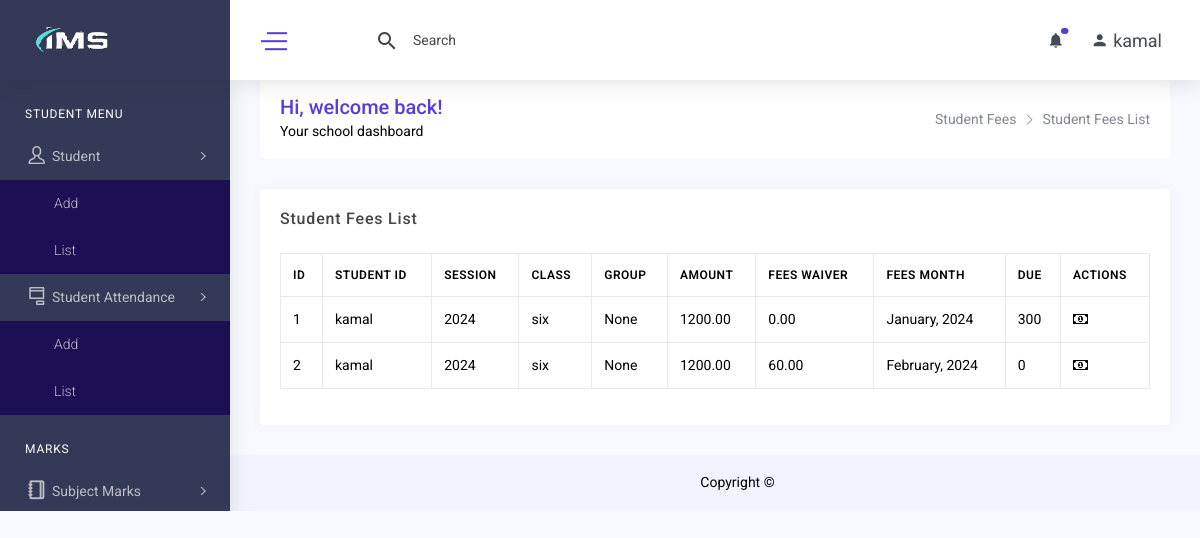
The page /student_fees_list.php (signed in) on the database its author committed.
### tables this page shows
CREATE TABLE `student_fees` (
  `id` int(11) NOT NULL,
  `student_id` varchar(255) DEFAULT NULL,
  `session_id` int(11) DEFAULT NULL,
  `class_id` int(11) DEFAULT NULL,
  `group_id` int(11) DEFAULT NULL,
  `amount` decimal(10,2) DEFAULT NULL,
  `total_amount` int(11) NOT NULL,
  `discount` decimal(10,2) DEFAULT NULL,
  `pay` decimal(10,2) NOT NULL DEFAULT 0.00,
  `fees_month` int(11) DEFAULT NULL,
  `fees_year` year(4) DEFAULT NULL,
  `created_at` datetime DEFAULT NULL,
  `created_by` int(11) DEFAULT NULL,
  `updated_at` datetime DEFAULT NULL,
  `updated_by` int(11) DEFAULT NULL,
  `deleted_at` datetime DEFAULT NULL
);

CREATE TABLE `student` (
  `id` int(11) NOT NULL,
  `name` varchar(255) DEFAULT NULL,
  `father_name` varchar(255) DEFAULT NULL,
  `mother_name` varchar(255) DEFAULT NULL,
  `email` varchar(255) DEFAULT NULL,
  `contact` varchar(255) DEFAULT NULL,
  `photo` varchar(255) DEFAULT NULL,
  `username` varchar(255) DEFAULT NULL,
  `password` varchar(255) DEFAULT NULL,
  `created_at` datetime DEFAULT NULL,
  `created_by` int(11) DEFAULT NULL,
  `updated_at` datetime DEFAULT NULL,
  `updated_by` int(11) DEFAULT NULL,
  `deleted_at` datetime DEFAULT NULL
);

CREATE TABLE `session` (
  `id` int(11) NOT NULL,
  `session` varchar(255) DEFAULT NULL,
  `created_at` datetime DEFAULT NULL,
  `created_by` int(11) DEFAULT NULL,
  `updated_at` datetime DEFAULT NULL,
  `updated_by` int(11) DEFAULT NULL,
  `deleted_at` datetime DEFAULT NULL
);

CREATE TABLE `class` (
  `id` int(11) NOT NULL,
  `class` varchar(255) DEFAULT NULL,
  `created_at` datetime DEFAULT NULL,
  `created_by` int(11) DEFAULT NULL,
  `updated_at` datetime DEFAULT NULL,
  `updated_by` int(11) DEFAULT NULL,
  `deleted_at` datetime DEFAULT NULL
);

CREATE TABLE `group` (
  `id` int(11) NOT NULL,
  `group` varchar(255) DEFAULT NULL,
  `created_at` datetime DEFAULT NULL,
  `created_by` int(11) DEFAULT NULL,
  `updated_at` datetime DEFAULT NULL,
  `updated_by` int(11) DEFAULT NULL,
  `deleted_at` datetime DEFAULT NULL
);

### class/crud.php (called while the page is built, shortened)
<?php
    class crud{
        private $host='localhost';
        private $connection;
        public function __construct($user,$password,$database){
            $this->user=$user;
            $this->password=$password;
            $this->database=$database;
            $this->connection=new mysqli($this->host,$this->user,$this->password,$this->database);
        }
        public function common_select_query($sql){
            $result=array();
            $error=false;
            $rs=$this->connection->query($sql);
            if($rs){
                if($rs->num_rows > 0){
                    while($r=$rs->fetch_object()){
                        array_push($result,$r);
                    }
                }
            }else{
                $error=$this->connection->error;
            }
            $return = array('data'=>$result,'error'=>$error);
            return $return;
        }
    }
?>

### include/connection.php (called while the page is built)
<?php
    include_once('class/crud.php');
    $mysqli=new crud("root","","ims");
    $baseurl="http://localhost/ims/";
?>

### student_fees_list.php (the view)
<?php include('include/header.php') ?>
<?php include('include/sidebar.php')?>
    <div class="content-body">
        <div class="container-fluid">
            <div class="row page-titles mx-0">
                <div class="col-sm-6 p-md-0">
                    <div class="welcome-text">
                        <h4>Hi, welcome back!</h4>
                        <p class="mb-0">Your school dashboard</p>
                    </div>
                </div>
                <div class="col-sm-6 p-md-0 justify-content-sm-end mt-2 mt-sm-0 d-flex">
                    <ol class="breadcrumb">
                        <li class="breadcrumb-item"><a href="student_fees_add.php">Student Fees</a></li>
                        <li class="breadcrumb-item active"><a href="student_fees_list.php">Student Fees List</a></li>
                    </ol>
                </div>
            </div>
            <div class="row">
                <div class="col-lg-12">
                    <div class="card">
                        <div class="card-header">
                            <h4 class="card-title">Student Fees List</h4>
                        </div>
                        <div class="card-body">
                            <div class="table-responsive">
                                <table class="table table-bordered verticle-middle table-responsive-sm">
                                        <thead>
                                            <tr>
                                                <th scope="col">ID</th>
                                                <th scope="col">Student ID</th>
                                                <th scope="col">Session</th>
                                                <th scope="col">Class</th>
                                                <th scope="col">Group</th>
                                                <th scope="col">Amount</th>
                                                <th scope="col">Fees Waiver</th>
                                                <th scope="col">Fees Month</th>
                                                <th scope="col">Due</th>
                                                <th scope="col">Actions</th>
                                            </tr>
                                        </thead>
                                    <tbody>
                                        <?php
                                            $result=$mysqli->common_select_query("select student_fees.*, student.name, session.session, class.class, `group`.`group` from student_fees
                                            join student_details on student_fees.student_id= student_details.student_id
                                            join student on student_fees.student_id= student.id
                                            join session on student_fees.session_id= session.id
                                            join class on student_fees.class_id= class.id
                                            join `group` on student_fees.group_id=`group`.id ");
                                            if($result){
                                                if($result['data']){
                                                    $i=1;
                                                    foreach($result['data'] as $data){
                                        ?>
                                        <tr>
                                            <td><?= $i++ ?></td>
                                            <td><?= $data->name ?></td>
                                            <td><?= $data->session ?></td>
                                            <td><?= $data->class ?></td>
                                            <td><?= $data->group ?></td>
                                            <td><?= $data->amount ?></td>
                                            <td><?= $data->discount ?></td>
                                            <td><?= date('F',strtotime('01.'.$data->fees_month.'.2001'))?>, <?= $data->fees_year ?></td>
                                            <td><?= $data-> total_amount - $data-> pay ?></td>
                                            <td>
                                            <span>
                                                    <a href="<?= $baseurl ?>student_fees_edit.php?id=<?= $data ->id ?>" class="mr-4" data-toggle="tooltip"
                                                        data-placement="top" title="Edit">
                                                        <i class="fa fa-money color-muted"></i>
                                                    </a>
                                                </span>
                                            </td>
                                        </tr>
                                        <?php } } } ?>
                                    </tbody>
                                </table>
                            </div>
                        </div>
                    </div>
                </div>
            </div>
        </div>
    </div>
<?php include('include/footer.php') ?>

### rows shown on the page
student_fees: student.name "kamal", session.session "2024", class.class "six", group.group "None", amount "1200.00", discount "0.00", fees_month "January", fees_year "2024", $data-> total_amount - $data-> pay "300"
student_fees: student.name "kamal", session.session "2024", class.class "six", group.group "None", amount "1200.00", discount "60.00", fees_month "February", fees_year "2024", $data-> total_amount - $data-> pay "0"

### other values the page prints
$_SESSION['username'] "kamal"
